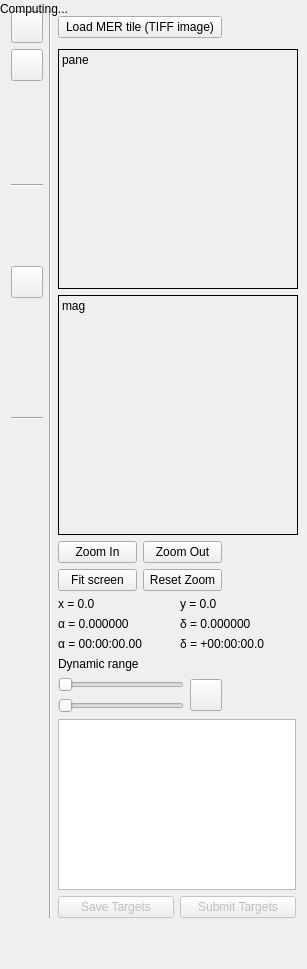
<?xml version="1.0" encoding="UTF-8"?>
<ui version="4.0">
 <class>ControlDock</class>
 <widget class="QWidget" name="ControlDock">
  <property name="geometry">
   <rect>
    <x>0</x>
    <y>0</y>
    <width>307</width>
    <height>969</height>
   </rect>
  </property>
  <property name="sizePolicy">
   <sizepolicy hsizetype="Fixed" vsizetype="Preferred">
    <horstretch>0</horstretch>
    <verstretch>0</verstretch>
   </sizepolicy>
  </property>
  <property name="minimumSize">
   <size>
    <width>307</width>
    <height>0</height>
   </size>
  </property>
  <property name="maximumSize">
   <size>
    <width>307</width>
    <height>16777215</height>
   </size>
  </property>
  <property name="layoutDirection">
   <enum>Qt::LeftToRight</enum>
  </property>
  <layout class="QGridLayout" name="gridLayout_2">
   <item row="0" column="0">
    <widget class="QPushButton" name="MER_PushButton">
     <property name="sizePolicy">
      <sizepolicy hsizetype="Fixed" vsizetype="Fixed">
       <horstretch>0</horstretch>
       <verstretch>0</verstretch>
      </sizepolicy>
     </property>
     <property name="minimumSize">
      <size>
       <width>32</width>
       <height>32</height>
      </size>
     </property>
     <property name="maximumSize">
      <size>
       <width>32</width>
       <height>32</height>
      </size>
     </property>
     <property name="statusTip">
      <string>Loads the MER catalog for this tile</string>
     </property>
     <property name="checkable">
      <bool>true</bool>
     </property>
     <property name="autoExclusive">
      <bool>false</bool>
     </property>
    </widget>
   </item>
   <item row="0" column="1" rowspan="13">
    <widget class="Line" name="line">
     <property name="orientation">
      <enum>Qt::Vertical</enum>
     </property>
    </widget>
   </item>
   <item row="0" column="2">
    <widget class="QPushButton" name="load_button">
     <property name="sizePolicy">
      <sizepolicy hsizetype="Expanding" vsizetype="Fixed">
       <horstretch>0</horstretch>
       <verstretch>0</verstretch>
      </sizepolicy>
     </property>
     <property name="text">
      <string>Load MER tile (TIFF image)</string>
     </property>
    </widget>
   </item>
   <item row="0" column="3">
    <spacer name="horizontalSpacer">
     <property name="orientation">
      <enum>Qt::Horizontal</enum>
     </property>
     <property name="sizeHint" stdset="0">
      <size>
       <width>40</width>
       <height>20</height>
      </size>
     </property>
    </spacer>
   </item>
   <item row="1" column="0">
    <widget class="QPushButton" name="plotPushButton">
     <property name="sizePolicy">
      <sizepolicy hsizetype="Fixed" vsizetype="Fixed">
       <horstretch>0</horstretch>
       <verstretch>0</verstretch>
      </sizepolicy>
     </property>
     <property name="minimumSize">
      <size>
       <width>32</width>
       <height>32</height>
      </size>
     </property>
     <property name="maximumSize">
      <size>
       <width>32</width>
       <height>32</height>
      </size>
     </property>
     <property name="statusTip">
      <string>Loads the plotting tool</string>
     </property>
     <property name="checkable">
      <bool>true</bool>
     </property>
     <property name="autoExclusive">
      <bool>false</bool>
     </property>
    </widget>
   </item>
   <item row="1" column="2" rowspan="4" colspan="2">
    <widget class="QLabel" name="preview_label">
     <property name="sizePolicy">
      <sizepolicy hsizetype="Fixed" vsizetype="Fixed">
       <horstretch>0</horstretch>
       <verstretch>0</verstretch>
      </sizepolicy>
     </property>
     <property name="minimumSize">
      <size>
       <width>240</width>
       <height>240</height>
      </size>
     </property>
     <property name="frameShape">
      <enum>QFrame::Box</enum>
     </property>
     <property name="text">
      <string>pane</string>
     </property>
     <property name="scaledContents">
      <bool>true</bool>
     </property>
     <property name="alignment">
      <set>Qt::AlignLeading|Qt::AlignLeft|Qt::AlignTop</set>
     </property>
    </widget>
   </item>
   <item row="2" column="0">
    <spacer name="verticalSpacer_2">
     <property name="orientation">
      <enum>Qt::Vertical</enum>
     </property>
     <property name="sizeType">
      <enum>QSizePolicy::Fixed</enum>
     </property>
     <property name="sizeHint" stdset="0">
      <size>
       <width>20</width>
       <height>40</height>
      </size>
     </property>
    </spacer>
   </item>
   <item row="3" column="0">
    <widget class="Line" name="line_3">
     <property name="orientation">
      <enum>Qt::Horizontal</enum>
     </property>
    </widget>
   </item>
   <item row="4" column="0" rowspan="2">
    <layout class="QVBoxLayout" name="verticalLayout_2">
     <item>
      <widget class="QPushButton" name="photoPushButton">
       <property name="sizePolicy">
        <sizepolicy hsizetype="Fixed" vsizetype="Fixed">
         <horstretch>0</horstretch>
         <verstretch>0</verstretch>
        </sizepolicy>
       </property>
       <property name="minimumSize">
        <size>
         <width>32</width>
         <height>32</height>
        </size>
       </property>
       <property name="maximumSize">
        <size>
         <width>32</width>
         <height>32</height>
        </size>
       </property>
       <property name="statusTip">
        <string>Saves a manually defined region and overlays therein as a PNG file</string>
       </property>
       <property name="checkable">
        <bool>true</bool>
       </property>
       <property name="autoExclusive">
        <bool>false</bool>
       </property>
      </widget>
     </item>
     <item>
      <spacer name="verticalSpacer_3">
       <property name="orientation">
        <enum>Qt::Vertical</enum>
       </property>
       <property name="sizeType">
        <enum>QSizePolicy::Fixed</enum>
       </property>
       <property name="sizeHint" stdset="0">
        <size>
         <width>20</width>
         <height>40</height>
        </size>
       </property>
      </spacer>
     </item>
    </layout>
   </item>
   <item row="5" column="2" rowspan="3" colspan="2">
    <widget class="QLabel" name="magnifier_label">
     <property name="sizePolicy">
      <sizepolicy hsizetype="Fixed" vsizetype="Fixed">
       <horstretch>0</horstretch>
       <verstretch>0</verstretch>
      </sizepolicy>
     </property>
     <property name="minimumSize">
      <size>
       <width>240</width>
       <height>240</height>
      </size>
     </property>
     <property name="autoFillBackground">
      <bool>true</bool>
     </property>
     <property name="frameShape">
      <enum>QFrame::Box</enum>
     </property>
     <property name="text">
      <string>mag</string>
     </property>
     <property name="scaledContents">
      <bool>true</bool>
     </property>
     <property name="alignment">
      <set>Qt::AlignLeading|Qt::AlignLeft|Qt::AlignTop</set>
     </property>
    </widget>
   </item>
   <item row="6" column="0">
    <widget class="Line" name="line_2">
     <property name="orientation">
      <enum>Qt::Horizontal</enum>
     </property>
    </widget>
   </item>
   <item row="7" column="0" rowspan="6">
    <spacer name="verticalSpacer_4">
     <property name="orientation">
      <enum>Qt::Vertical</enum>
     </property>
     <property name="sizeHint" stdset="0">
      <size>
       <width>31</width>
       <height>598</height>
      </size>
     </property>
    </spacer>
   </item>
   <item row="8" column="2">
    <layout class="QGridLayout" name="buttonLayout">
     <item row="1" column="0">
      <widget class="QPushButton" name="zoom_in_button">
       <property name="sizePolicy">
        <sizepolicy hsizetype="Expanding" vsizetype="Fixed">
         <horstretch>0</horstretch>
         <verstretch>0</verstretch>
        </sizepolicy>
       </property>
       <property name="text">
        <string>Zoom In</string>
       </property>
      </widget>
     </item>
     <item row="1" column="1">
      <widget class="QPushButton" name="zoom_out_button">
       <property name="sizePolicy">
        <sizepolicy hsizetype="Expanding" vsizetype="Fixed">
         <horstretch>0</horstretch>
         <verstretch>0</verstretch>
        </sizepolicy>
       </property>
       <property name="text">
        <string>Zoom Out</string>
       </property>
      </widget>
     </item>
     <item row="2" column="0">
      <widget class="QPushButton" name="fit_button">
       <property name="sizePolicy">
        <sizepolicy hsizetype="Expanding" vsizetype="Fixed">
         <horstretch>0</horstretch>
         <verstretch>0</verstretch>
        </sizepolicy>
       </property>
       <property name="text">
        <string>Fit screen</string>
       </property>
      </widget>
     </item>
     <item row="2" column="1">
      <widget class="QPushButton" name="reset_zoom_button">
       <property name="sizePolicy">
        <sizepolicy hsizetype="Expanding" vsizetype="Fixed">
         <horstretch>0</horstretch>
         <verstretch>0</verstretch>
        </sizepolicy>
       </property>
       <property name="text">
        <string>Reset Zoom</string>
       </property>
      </widget>
     </item>
    </layout>
   </item>
   <item row="9" column="2" colspan="2">
    <layout class="QGridLayout" name="gridLayout">
     <item row="1" column="0">
      <widget class="QLabel" name="cartesianxLabel">
       <property name="text">
        <string>x = 0.0</string>
       </property>
      </widget>
     </item>
     <item row="1" column="1">
      <widget class="QLabel" name="cartesianyLabel">
       <property name="text">
        <string>y = 0.0</string>
       </property>
      </widget>
     </item>
     <item row="2" column="1">
      <widget class="QLabel" name="equatorialDecLabel">
       <property name="text">
        <string>δ = 0.000000</string>
       </property>
      </widget>
     </item>
     <item row="2" column="0">
      <widget class="QLabel" name="equatorialRALabel">
       <property name="text">
        <string>α = 0.000000</string>
       </property>
      </widget>
     </item>
     <item row="3" column="0">
      <widget class="QLabel" name="equatorialRAHexLabel">
       <property name="text">
        <string>α = 00:00:00.00</string>
       </property>
      </widget>
     </item>
     <item row="3" column="1">
      <widget class="QLabel" name="equatorialDecHexLabel">
       <property name="text">
        <string>δ = +00:00:00.0</string>
       </property>
      </widget>
     </item>
    </layout>
   </item>
   <item row="10" column="2">
    <layout class="QGridLayout" name="gridLayout_3">
     <item row="0" column="0">
      <widget class="QLabel" name="dynrangeLabel">
       <property name="text">
        <string>Dynamic range</string>
       </property>
      </widget>
     </item>
     <item row="1" column="0">
      <widget class="QSlider" name="min_slider">
       <property name="statusTip">
        <string>Adjust the black point</string>
       </property>
       <property name="orientation">
        <enum>Qt::Horizontal</enum>
       </property>
      </widget>
     </item>
     <item row="1" column="1" rowspan="2">
      <widget class="QPushButton" name="sunglassesPushButton">
       <property name="sizePolicy">
        <sizepolicy hsizetype="Fixed" vsizetype="Fixed">
         <horstretch>0</horstretch>
         <verstretch>0</verstretch>
        </sizepolicy>
       </property>
       <property name="minimumSize">
        <size>
         <width>32</width>
         <height>32</height>
        </size>
       </property>
       <property name="maximumSize">
        <size>
         <width>32</width>
         <height>32</height>
        </size>
       </property>
       <property name="statusTip">
        <string>Dynamic-range setting for bright regions</string>
       </property>
       <property name="checkable">
        <bool>true</bool>
       </property>
       <property name="autoExclusive">
        <bool>false</bool>
       </property>
      </widget>
     </item>
     <item row="2" column="0">
      <widget class="QSlider" name="max_slider">
       <property name="statusTip">
        <string>Adjust the white point</string>
       </property>
       <property name="orientation">
        <enum>Qt::Horizontal</enum>
       </property>
      </widget>
     </item>
    </layout>
   </item>
   <item row="11" column="2" colspan="2">
    <widget class="QListWidget" name="coord_list">
     <property name="sizePolicy">
      <sizepolicy hsizetype="Expanding" vsizetype="Expanding">
       <horstretch>0</horstretch>
       <verstretch>0</verstretch>
      </sizepolicy>
     </property>
    </widget>
   </item>
   <item row="12" column="2" colspan="2">
    <layout class="QHBoxLayout" name="buttonLayout1">
     <item>
      <widget class="QPushButton" name="save_targets_button">
       <property name="enabled">
        <bool>false</bool>
       </property>
       <property name="text">
        <string>Save Targets</string>
       </property>
      </widget>
     </item>
     <item>
      <widget class="QPushButton" name="submit_targets_button">
       <property name="enabled">
        <bool>false</bool>
       </property>
       <property name="text">
        <string>Submit Targets</string>
       </property>
      </widget>
     </item>
    </layout>
   </item>
   <item row="13" column="3">
    <spacer name="verticalSpacer">
     <property name="orientation">
      <enum>Qt::Vertical</enum>
     </property>
     <property name="sizeType">
      <enum>QSizePolicy::MinimumExpanding</enum>
     </property>
     <property name="sizeHint" stdset="0">
      <size>
       <width>20</width>
       <height>40</height>
      </size>
     </property>
    </spacer>
   </item>
  </layout>
  <widget class="QLabel" name="computing_label">
   <property name="geometry">
    <rect>
     <x>0</x>
     <y>0</y>
     <width>87</width>
     <height>17</height>
    </rect>
   </property>
   <property name="visible">
    <bool>false</bool>
   </property>
   <property name="text">
    <string>Computing...</string>
   </property>
  </widget>
 </widget>
 <resources/>
 <connections/>
</ui>
